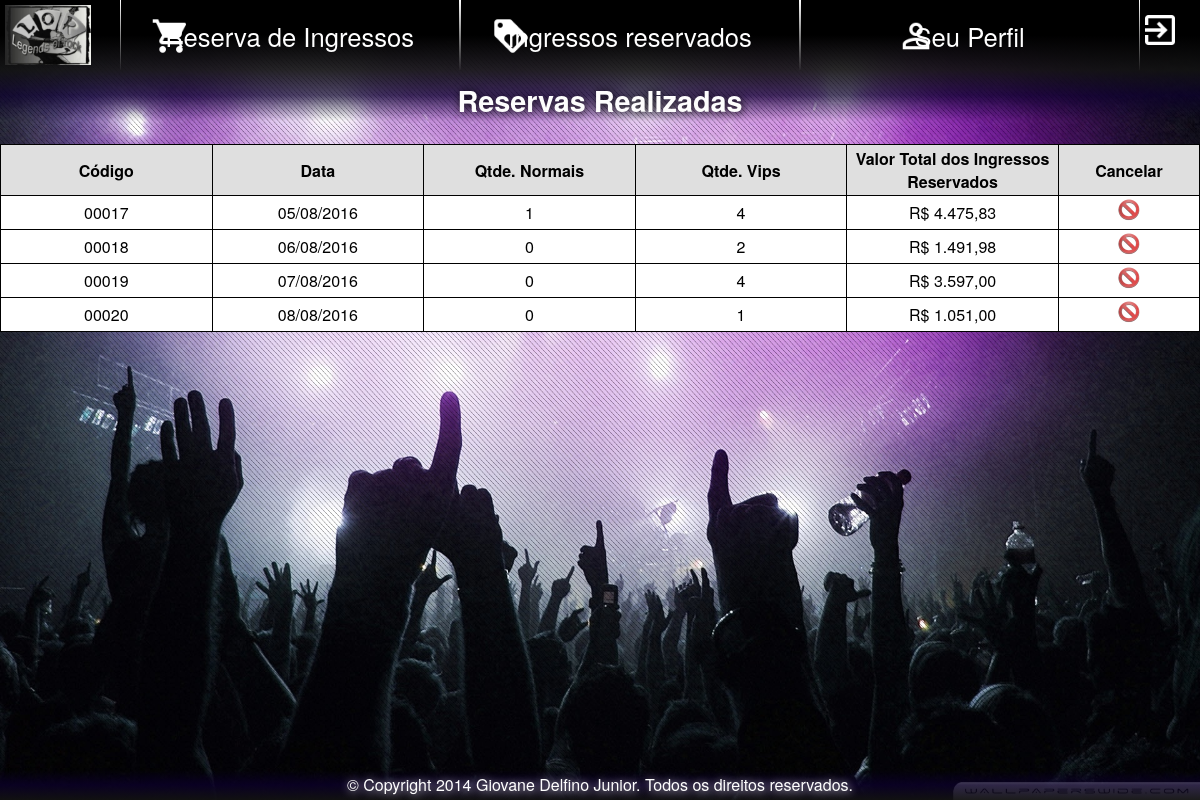
/system/client/ff_main_client.php?folder=reservation&file=ff_view_reservation&ext=php (signed in), run on the app's committed database.
### tables this page shows
CREATE TABLE IF NOT EXISTS `reservas` (
  `codigo` int(5) unsigned zerofill NOT NULL AUTO_INCREMENT COMMENT 'Irá armazenar o código da reserva.',
  `clientes_id` int(6) unsigned zerofill NOT NULL,
  `ingressosdisponiveis_id` int(5) unsigned zerofill NOT NULL,
  `qtde_normal` int(1) unsigned NOT NULL COMMENT 'Irá armazenar a quantidade de ingressos normais.',
  `qtde_vip` int(1) unsigned NOT NULL COMMENT 'Irá armazenar a quantidade de ingressos vip.',
  PRIMARY KEY (`codigo`),
  KEY `fk_reservas_clientes1` (`clientes_id`),
  KEY `fk_reservas_ingressosdisponiveis1` (`ingressosdisponiveis_id`)
);

CREATE TABLE IF NOT EXISTS `datas` (
  `id` tinyint(2) unsigned zerofill NOT NULL AUTO_INCREMENT COMMENT 'Irá armazenar o id da data..',
  `descricao` text NOT NULL COMMENT 'Irá armazenar uma descrição sobre o dia do evento.',
  `dia` date NOT NULL COMMENT 'Irá armazenar os dias do evento.',
  PRIMARY KEY (`id`)
);

CREATE TABLE IF NOT EXISTS `ingressosdisponiveis` (
  `id` int(5) unsigned zerofill NOT NULL AUTO_INCREMENT COMMENT 'Irá armazenar o id de cada ingresso.',
  `datas_id` tinyint(2) unsigned zerofill NOT NULL,
  `qtde_normal` int(5) NOT NULL COMMENT 'Irá armazenar a quantidade ose ingressos normais.',
  `valor_normal` decimal(10,2) NOT NULL COMMENT 'Irá armazenar o valor dos ingressos vip.',
  `qtde_vip` int(5) NOT NULL COMMENT 'Irá armazenar a quantidade de ingressos vip.',
  `valor_vip` decimal(10,2) NOT NULL COMMENT 'Irá armazenar o valor dos ingressos vip.',
  PRIMARY KEY (`id`),
  KEY `fk_ingressosdisponiveis_datas1` (`datas_id`)
);

### system/client/reservation/ff_view_reservation.php (the view, shortened to what this page needs)
<h2>Reservas Realizadas</h2>
<br />
<table class="tabela_reservas">
	<thead>
		<tr>
			<th>Código</th>
			<th>Data</th>
			<th>Qtde. Normais</th>
			<th>Qtde. Vips</th>
			<th>Valor Total dos Ingressos Reservados</th>
			<th>Cancelar</th>
		</tr>
	</thead>
	<tbody>
		<?php
	$sql_sel_reservas = "SELECT ingressosdisponiveis.valor_normal,
								ingressosdisponiveis.valor_vip,
								reservas.*,
								datas.dia
						FROM reservas
						INNER JOIN clientes ON(clientes.id = reservas.clientes_id)
						INNER JOIN ingressosdisponiveis ON(ingressosdisponiveis.id = reservas.ingressosdisponiveis_id)
						INNER JOIN datas ON(datas.id = ingressosdisponiveis.datas_id)
						WHERE clientes.usuarios_id='".$_SESSION['idUsuario']."'";
	$sql_sel_reservas_resultado = $conexao->query($sql_sel_reservas);
			if($sql_sel_reservas_resultado->num_rows == 0){
		?>
			<tr>
				<td colspan="5">Nenhuma reserva efetuada!</td>
			</tr>
		<?php
			}else{
				while($sql_sel_reservas_dados = $sql_sel_reservas_resultado->fetch_array()){
					$data = $sql_sel_reservas_dados['dia'];
					$data = explode('-',$data);
					$org_data = $data['2'].'/'.$data['1'].'/'.$data['0'];
		?>
			<tr>
				<td width="15%"><?php echo $sql_sel_reservas_dados['codigo']; ?></td>
				<td width="15%"><?php echo $org_data; ?></td>
				<td width="15%"><?php echo $sql_sel_reservas_dados['qtde_normal']; ?></td>
				<td width="15%"><?php echo $sql_sel_reservas_dados['qtde_vip']; ?></td>
				<?php
					$valor_total_normal = $sql_sel_reservas_dados['qtde_normal'] * $sql_sel_reservas_dados['valor_normal'];
					$valor_total_vip = $sql_sel_reservas_dados['qtde_vip'] * $sql_sel_reservas_dados['valor_vip'];
					$valor_total = $valor_total_normal + $valor_total_vip;
				?>
				<td width="15%">R$ <?php echo number_format($valor_total,2,',','.'); ?></td>
				<td width="10%"><a href="ff_main_client.php?folder=reservation&file=ff_fmcancel_reservation&ext=php&codigo=<?php echo $sql_sel_reservas_dados['codigo']; ?>"><img src="../../layout/images/decline.png"></a></td>
			</tr>
		<?php
				}
			}
		?>
	</tbody>
</table>

### system/client/ff_main_client.php (shortened to what this page needs)
<!DOCTYPE html>
<html>
	<head>
		<link rel="stylesheet" href="../../layout/css/ff_layout_backend_css.css">
		<link rel="stylesheet" href="../../layout/css/ff_layout_client_css.css">
	</head>
	<body>
		<header>
			<img src="../../layout/images/logo.jpg">
			<nav id='topbar'>
				<ul>
					<a href="ff_main_client.php?folder=reservation&file=ff_fmins_reservation&ext=php"><li><span class='icon ticket' ></span>Reserva de Ingressos</li></a>
					<a href="ff_main_client.php?folder=reservation&file=ff_view_reservation&ext=php"><li><span class='icon reservedticket' ></span>Ingressos reservados</li></a>
					<a href="ff_main_client.php?folder=profile&file=ff_view_profile&ext=php"><li><span class='icon profile' ></span>Seu Perfil</li></a>
				</ul>
			</nav>
			<a href="../../security/authentication/ff_logout_authentication.php"><span class='exit' title='Sair'></span></a>
		</header>
		<div id="content">
			<?php
				if((isset($_GET['folder']))&&(isset($_GET['file']))&&(isset($_GET['ext']))){
					if(!include $_GET['folder'].'/'.$_GET['file'].'.'.$_GET['ext']){
						echo "Página não encontrada!";
					}
				}
			?>
		</div>
		<footer>
			&copy; Copyright 2014 Giovane Delfino Junior. Todos os direitos reservados.
		</footer>
	</body>
</html>

### layout/css/ff_layout_backend_css.css (style rules this page uses)
body { margin: 0px auto; }
* { font-family: Helvetica Neue, Helvetica, Arial, sans-serif; }
header { width: 100%; height: 70px; background-color: black; color: #FFFFFF; }
header img { max-height: 60px; margin: 5px; float: left; display: inline; }
header a:link, header a:active, header a:visited { text-decoration: underline; color:#FFFFFF; }
footer { width: 100%; height: 30px; background-color: #C8C8C8; position: absolute; bottom: 0; float: left; text-align: center; font-size: 16px; color: #000000; line-height: 30px; }
div#content { width: -webkit-calc(100% - 220px); width: -moz-calc(100% - 220px); width: calc(100% - 220px); height: -webkit-calc(100% - 100px); height: -moz-calc(100% - 100px); height: calc(100% - 100px); position: absolute; right:0; text-align: center; overflow: auto; }
div#content table { margin: 0px auto; min-width:400px; min-height:30px; border-color: #000000; border-collapse: collapse; margin-bottom: 5px; }
div#content table th { padding:2px; background-color: #DFDFDF; }
div#content table td { padding:2px; }

### layout/css/ff_layout_client_css.css (style rules this page uses)
html, body { height:100%; margin: 0px auto; background-image: url('../images/background_client.jpg'); background-size: 100% 100% !important; }
* { font-family: Helvetica Neue, Helvetica, Arial, sans-serif; }
header { background: linear-gradient(#000000,rgb(0, 0, 0) , rgba(18, 18, 18, 0.9)); }
header nav#topbar { width:85%; height:100%; margin-left:2%; color:#DADADA; float:left; cursor:pointer; }
header nav#topbar ul { width:100%; height:100%; padding:0px; margin:0px; }
header nav#topbar ul li { width: -webkit-calc(33.33% - 2px); width: -moz-calc(33.33% - 2px); width: calc(33.33% - 2px); height:100%; font-size:1.6em; text-align:center; line-height:70px; display:block; float:left; position:relative; }
header nav#topbar ul li:first-child { border-width: 1px; border-style: solid; -webkit-border-image: -webkit-gradient(linear, 0 0, 0 100%, from(black), to(rgba(0, 0, 0, 0))) 1 100%; -webkit-border-image: -webkit-linear-gradient(white, rgba(0, 0, 0, 0)) 1 100%; -moz-border-image: -moz-linear-gradient(white, rgba(0, 0, 0, 0)) 1 100%; -o-border-image: -o-linear-gradient(white, rgba(0, 0, 0, 0)) 1 100%; border-image: linear-gradient(to bottom, white, rgba(0, 0, 0, 0)) 1 100%; }
header nav#topbar ul li:last-child { border-width: 1px; border-style: solid; -webkit-border-image: -webkit-gradient(linear, 0 0, 0 100%, from(black), to(rgba(0, 0, 0, 0))) 1 100%; -webkit-border-image: -webkit-linear-gradient(white, rgba(0, 0, 0, 0)) 1 100%; -moz-border-image: -moz-linear-gradient(white, rgba(0, 0, 0, 0)) 1 100%; -o-border-image: -o-linear-gradient(white, rgba(0, 0, 0, 0)) 1 100%; border-image: linear-gradient(to bottom, white, rgba(0, 0, 0, 0)) 1 100%; }
.icon { width:40px; height:40px; border:0px; position:absolute; left:30px; top:15px; }
.profile { background: url(../images/profile_icon.png); background-size:100% 100%; left:95px; }
.ticket { background: url(../images/ticket_icon.png); background-size:100% 100%; }
.reservedticket { background: url(../images/reservedticket_icon.png); background-size:100% 100%; }
.exit { background: url(../images/exit_icon.png); background-size:100% 100%; float:right; width:40px; height:40px; margin-right:20px; margin-top:10px; cursor:pointer; }
div#content { width:100%; }
.tabela_reservas { background-color: #FFFFFF; }
.tabela_reservas th { border: 1px solid black; }
.tabela_reservas td { border: 1px solid black; }
h2 { padding-top:10px; width:100%; margin:0px; background: linear-gradient( rgba(18, 18, 18, 0.9),rgba(12, 0, 45, 0.72) , transparent); color:#FDFDFD; text-shadow:1px 1px 10px #000000; font-size:1.8em; }
footer { background: linear-gradient(transparent,rgba(12, 0, 45, 0.72) , rgba(18, 18, 18, 0.92)); color:#ffffff; text-shadow:1px 1px 10px #fdfdfd; }

### data on the page
reservas: codigo "00017", datas.dia "05/08/2016", qtde_normal "1", qtde_vip "4", valor_total "4.475,83"
reservas: codigo "00018", datas.dia "06/08/2016", qtde_normal "0", qtde_vip "2", valor_total "1.491,98"
reservas: codigo "00019", datas.dia "07/08/2016", qtde_normal "0", qtde_vip "4", valor_total "3.597,00"
reservas: codigo "00020", datas.dia "08/08/2016", qtde_normal "0", qtde_vip "1", valor_total "1.051,00"
